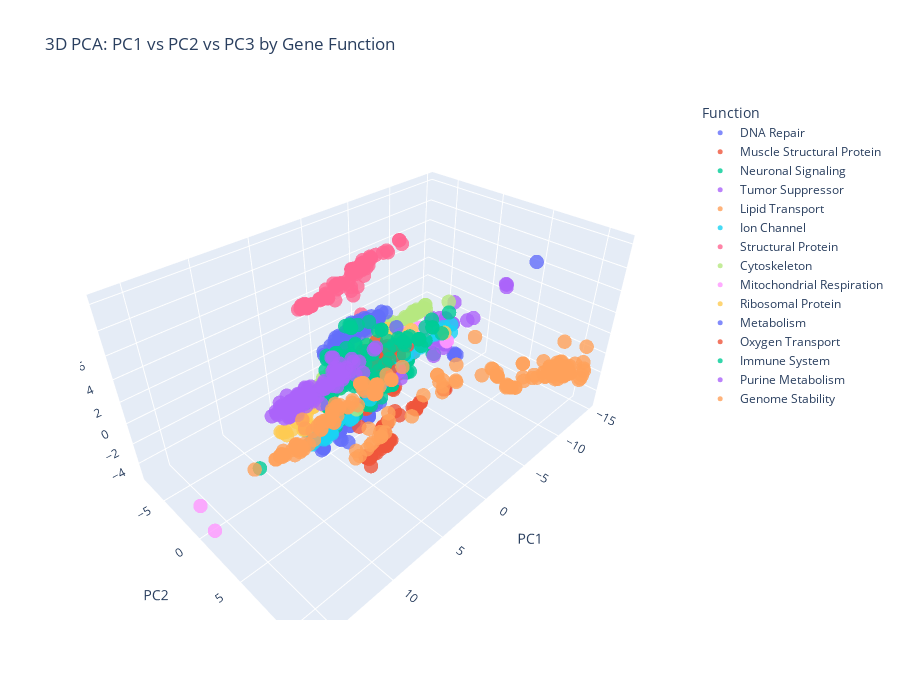

Write notebook code for a chart like this one.
### Code cell
'''
Plotting the PCs to reveal:
- natural structure among genes
- similarities across observations
- potential outliers
- how gene function aligns with PCA space
'''

#PCA colored by Function
fig = px.scatter_3d(
    pca_df,
    x="PC1",
    y="PC2",
    z="PC3",
    color="Function",
    title="3D PCA: PC1 vs PC2 vs PC3 by Gene Function",
    opacity=0.8,
    height=700
)

fig.update_traces(marker=dict(size=5))
fig.show()
